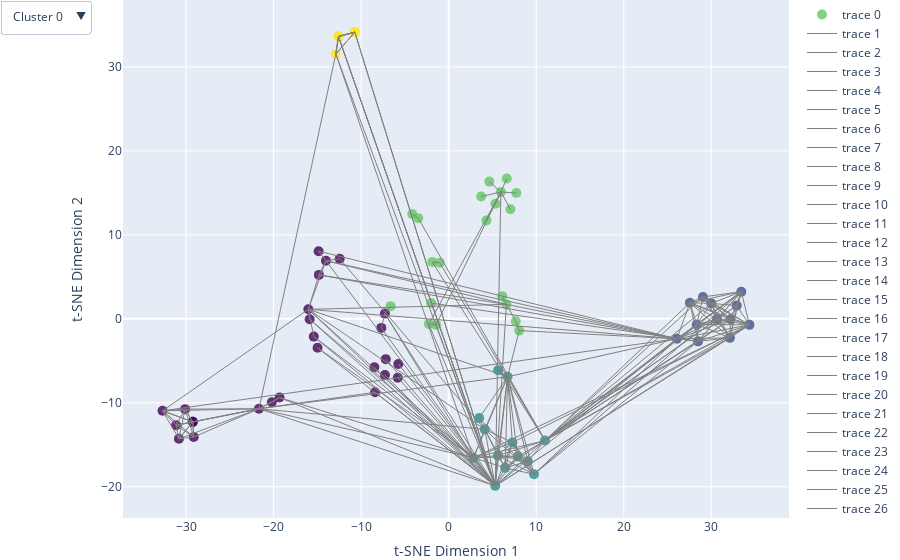

The notebook cell this image was saved under:
### Markdown cell above
### base

### Code cell
def plot_tsne(similarities, node_list, edge_list, perplexity=6, learning_rate=30, n_iter=500, interactive=False):
    tsne = TSNE(n_components=2, perplexity=perplexity, learning_rate=learning_rate, n_iter=n_iter)
    embeddings = tsne.fit_transform(1 - similarities)

    kl_div = tsne.kl_divergence_
    for i in range(n_iter):
        print(f"Iteration {i+1}: KL divergence = {kl_div}")
        if kl_div < 0.05:
            print(f"t-SNE has converged in iteration n. {i+1}")
            break

    kmeans = KMeans(n_clusters=5)  # You can adjust the number of clusters
    labels = kmeans.fit_predict(embeddings)

    if interactive:
        trace = go.Scatter(
            x=embeddings[:, 0],
            y=embeddings[:, 1],
            mode='markers',
            text=node_list,
            hoverinfo='text',
            marker=dict(
                size=10,
                color=labels,
                colorscale='Viridis',
                opacity=0.8
            )
        )

        edge_traces = []
        for edge in edge_list:
            u, v = edge
            u_index = node_list.index(u)
            v_index = node_list.index(v)
            edge_trace = go.Scatter(
                x=[embeddings[u_index, 0], embeddings[v_index, 0]],
                y=[embeddings[u_index, 1], embeddings[v_index, 1]],
                mode='lines',
                line=dict(color='gray', width=1),
                hoverinfo='none'
            )
            edge_traces.append(edge_trace)
        
        dropdown_buttons = [
            {
                'label': f'Cluster {cluster}',
                'method': 'update',
                'args': [
                    {'selectedpoints': [i for i, label in enumerate(labels) if label == cluster]},
                    {'marker.color': ['rgba(255,0,0,1)' if lab == cluster else 'rgba(0,0,0,1)' for lab in labels]}
                ]
            }
            for cluster in np.unique(labels)
        ]

        updatemenu = [
            {
                'buttons': dropdown_buttons,
                'direction': 'down',
                'showactive': True,
            }
        ]

        layout = go.Layout(
            xaxis=dict(title='t-SNE Dimension 1'),
            yaxis=dict(title='t-SNE Dimension 2'),
            margin=dict(l=0, r=0, b=0, t=0),
            updatemenus=updatemenu
        )

        fig = go.Figure(data=[trace] + edge_traces, layout=layout)
        fig.show()

plot_tsne(similarity_matrix, node_list, edge_list, interactive=True)
